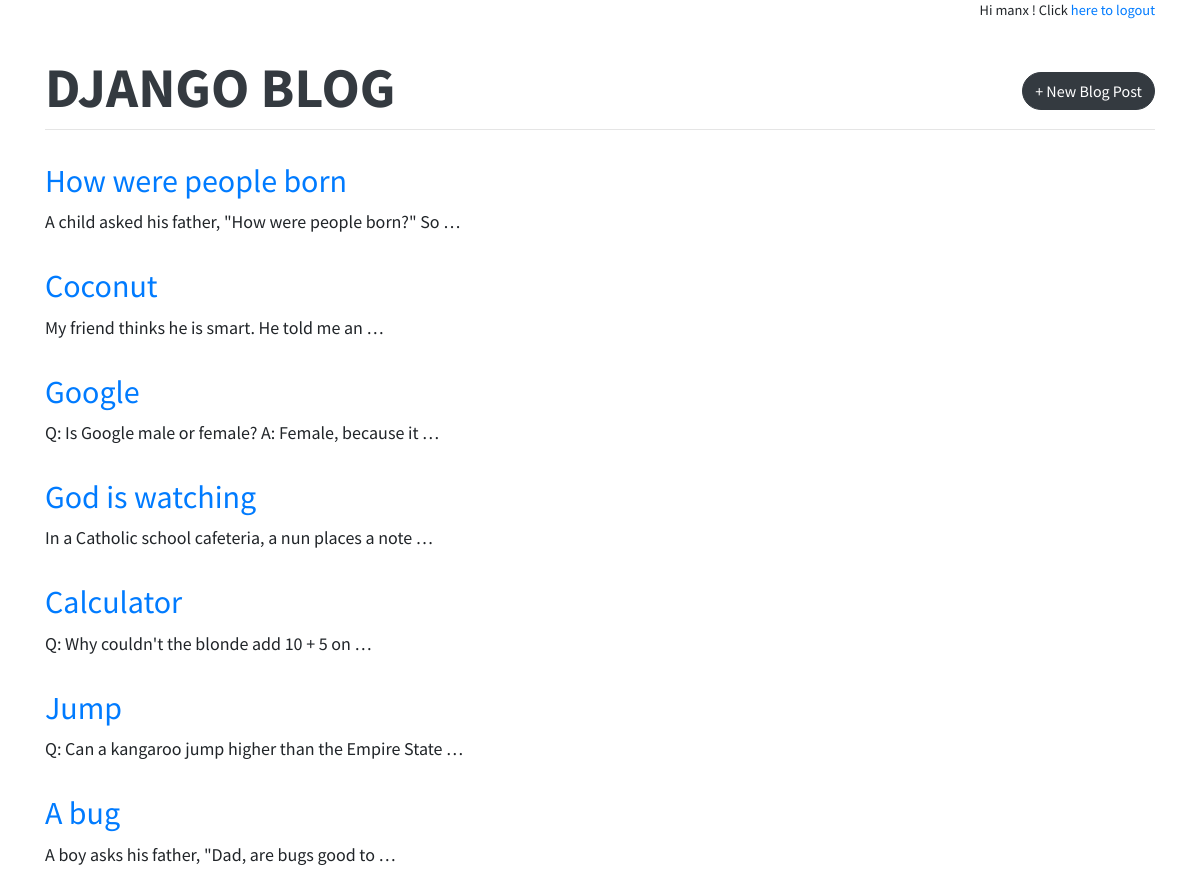
The app's page / (signed in) with its own data.
### blog/models.py (models this page shows, shortened)
class Post(models.Model):
    title = models.CharField(max_length=200)
    author = models.ForeignKey(
        'auth.User',
        on_delete=models.CASCADE,
    )
    body = models.TextField()

### blog/views.py (the view)
# urls.py: path('', BlogListView.as_view(), name='home'),
class BlogListView(ListView):
    model = Post
    template_name = 'home.html'
    context_object_name = 'all_posts_list'

### templates/home.html (shortened to what this page needs)
{% extends 'base.html' %}
{% block content %}
  {% for post in all_posts_list  %}
  <div class="post-entry">
    <h2><a href="{% url 'post_detail' post.pk %}">{{ post.title }}</a></h2>
    <p>{{ post.body | truncatewords:10 }}</p>
  </div>
  {% endfor %}
{% endblock content %}

### templates/base.html (shortened to what this page needs)
<!DOCTYPE html>
{% load static %}
<html lang="en">
<head>
    <link rel="stylesheet" href="https://stackpath.bootstrapcdn.com/bootstrap/4.3.1/css/bootstrap.min.css">
    <link rel="stylesheet" href="{% static 'css/base.css' %}">
</head>
<body>
    <div class="container">
    {% block authenticated %}
        <div class="text-right small">
            {% if user.is_authenticated %}
                <p>Hi {{ user.username }} ! Click <a href="{%  url 'logout' %}">here to logout</a></p>
            {% else %}
                <p>You are not logged in. Click <a href="{%  url 'login' %}">here to login</a></p>
            {% endif %}
        </div>
    {% endblock authenticated %}
        <header>
            <div class="nav-left">
                <h1 class="display-4 text-uppercase font-weight-bolder"><a href="{% url 'home' %}">Django blog</a></h1>
            </div>
            {% if user.is_authenticated %}
            <div class="nav-right">
                <a href="{% url 'post_new' %}" class="btn btn-dark rounded-pill"> + New Blog Post</a>
            </div>
            {% endif %}
        </header>
        <hr class="mt-0 pb-3"/>
        <div>
            {% block content %}
            {% endblock content %}
        </div>
    </div>
</body>
</html>

### static/css/base.css (style rules this page uses)
body { font-family: 'Source Sans Pro', sans-serif; font-size: 18px; }
header { margin-top: 2rem; display: flex; justify-content: space-between; }
header h1 a { color: #343a40;; text-decoration: none; }
.nav-left { margin-right: auto; }
.nav-right { align-self: center; }
.post-entry { margin-bottom: 2rem; }
.post-entry h2 { margin: 0.5rem 0; }
.post-entry h2 a, .post-entry h2 a:visited { text-decoration: none; }
.post-entry p { margin: 0; font-weight: 400; }

### records on screen
Post: title "How were people born", body "A child asked his father, \"How were people born?\" So …"
Post: title "Coconut", body "My friend thinks he is smart. He told me an …"
Post: title "Google", body "Q: Is Google male or female? A: Female, because it …"
Post: title "God is watching", body "In a Catholic school cafeteria, a nun places a note …"
Post: title "Calculator", body "Q: Why couldn't the blonde add 10 + 5 on …"
Post: title "Jump", body "Q: Can a kangaroo jump higher than the Empire State …"
Post: title "A bug", body "A boy asks his father, \"Dad, are bugs good to …"

### other values on screen
{{ user.username }} "manx"
